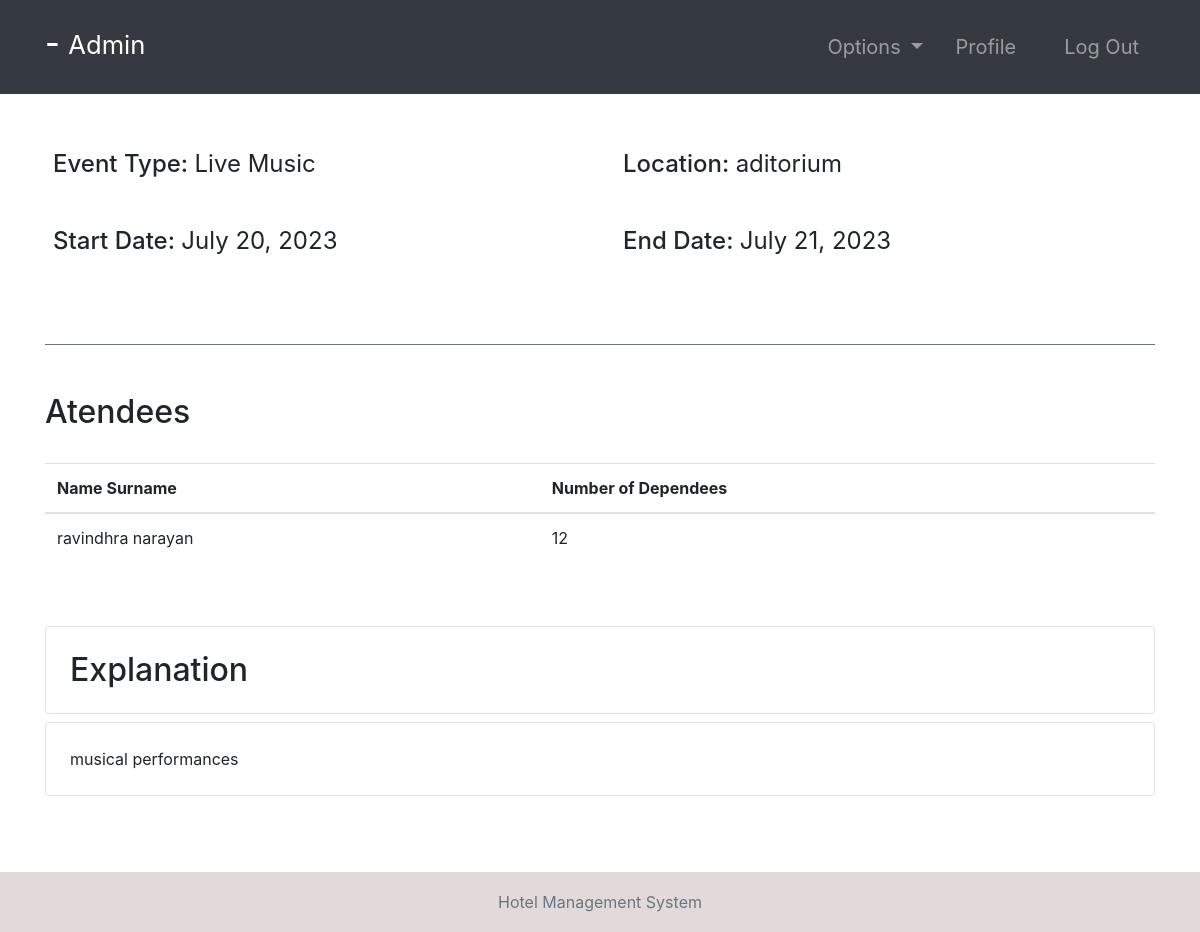
The page /event-profile/1/ (signed in) on the database its author committed.
### hotel/models.py (models this page shows, shortened)
class Event(models.Model):
    EVENT_TYPES = (
        ('Movie', 'Movie'),
        ('Theater', 'Theater'),
        ('Conference', 'Conference'),
        ('Concert', 'Concert'),
        ('Entertainment', 'Entertainment'),
        ('Live Music', 'Live Music'),
    )
    eventType = models.CharField(max_length=20, choices=EVENT_TYPES)
    location = models.CharField(max_length=100)
    startDate = models.DateField()
    endDate = models.DateField()
    explanation = models.TextField()

class EventAttendees(models.Model):
    event = models.ForeignKey(Event, on_delete=models.CASCADE)
    numberOfDependees = models.IntegerField(default=0)
    guest = models.ForeignKey(Guest,   null=True, on_delete=models.CASCADE)

### accounts/models.py (models this page shows, shortened)
class Guest(models.Model):
    user = models.OneToOneField(User, null=True, on_delete=models.CASCADE)
    phoneNumber = PhoneNumberField(unique=True)

### hotel/views.py (the view)
# urls.py: path('event-profile/<str:id>/', event_profile, name="event-profile"),
@ login_required(login_url='login')
def event_profile(request, id):
    role = str(request.user.groups.all()[0])
    path = role + "/"
    tempEvent = Event.objects.get(id=id)
    attendees = EventAttendees.objects.filter(event=tempEvent)
    context = {
        "role": role,
        "attendees": attendees,
        "event": tempEvent
    }
    return render(request, path + "event-profile.html", context)

### Templates/admin/event-profile.html
{% extends '../index.html' %}
{% block context %}
{% include '../common_pages/event-profile.html' %}
{% endblock %}

### Templates/incs/nav.html (shortened to what this page needs)
<nav class="navbar navbar-dark bg-dark navbar-expand-lg py-3 " role="navigation">
    <div class="container">
        <a href="" class="navbar-brand">
            <h2 class="text-capitalize">
                {{ request.user.first_name }} {{ request.user.last_name }} -
                <small>
                    {{ role }}
                </small>
            </h2>
        </a>
        <div class="collapse navbar-collapse" id="navbarTags">
            <ul class="navbar-nav ml-auto">
                <li class="nav-item dropdown p-2">
                    <a class="nav-link dropdown-toggle" href="#" id="navbarDropdown" role="button"
                        data-toggle="dropdown" aria-haspopup="true" aria-expanded="false">
                        Options
                    </a>
                </li>
                <li class="nav-item mr-3 p-2">
                    {% if role == 'staff' or role == 'receptionist' or role == 'admin' or role == 'manager' %}
                    <a href="{% url 'employee-profile' user.id %}" class="nav-link">Profile</a>
                    {% endif %}
                </li>
                <li class="nav-item p-2 ">
                    <a href="{% url 'logout' %}" class="nav-link">Log Out</a>
                </li>
            </ul>
        </div>
    </div>
</nav>

### Templates/common_pages/event-profile.html
<div class="container">
    <div class="row mt-5">
        <div class="col-6">
            <div class="p-2 h4">
                <span>Event Type: </span>
                <span class="font-weight-normal">{{event.eventType}}</span>
            </div>
            <br>
            <div class="p-2 h4">
                <span>Start Date:</span>
                <span class="font-weight-normal">{{event.startDate}}</span>
            </div>
        </div>
        <div class="col-6">
            <div class="p-2 h4">
                <span>Location:</span>
                <span class="font-weight-normal">{{event.location}}</span>
            </div>
            <br>
            <div class="p-2 h4">
                <span>End Date:</span>
                <span class="font-weight-normal">{{event.endDate}}</span>
            </div>
        </div>
    </div>
    <br>
    <div class="table-responsive my-5 border-top border-secondary pt-5">
        <div class="table-header row">
            <div class="col-sm-12 col-md-12 col-lg-4 mb-4">
                <h2>Atendees</h2>
            </div>
        </div>
        <table class="table table-hover">
            <thead>
                <tr>
                    <th>Name Surname</th>
                    <th>Number of Dependees</th>
                </tr>
            </thead>
            <tbody>
                {% for attendee in attendees %}
                <tr>
                    <td>{{attendee.guest.user.first_name}} {{attendee.guest.user.last_name}}</td>
                    <td>{{attendee.numberOfDependees}}</td>
                </tr>
                {% endfor %}
            </tbody>
        </table>
    </div>
    <div class="explanation  pb-5">
        <div class="header h2 border rounded p-4">Explanation</div>
        <div class="content">
            <p class="border rounded p-4">{{event.explanation}}</p>
        </div>
    </div>
</div>

### static/css/main.css (style rules this page uses)
* { margin: 0; padding: 0; -webkit-font-smoothing: antialiased; }
body { position: relative; }
nav .nav-item { font-size: 20px; }

### rows shown on the page
Event: eventType "Live Music", startDate "July 20, 2023", location "aditorium", endDate "July 21, 2023", explanation "musical performances"
EventAttendees: guest.user.first_name "ravindhra", guest.user.last_name "narayan", numberOfDependees "12"

### other values the page prints
{{ role }} "Admin"
